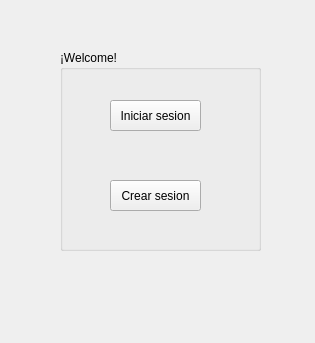
<?xml version="1.0" encoding="UTF-8"?>
<ui version="4.0">
 <class>inicio_o_crear_usr</class>
 <widget class="QWidget" name="inicio_o_crear_usr">
  <property name="geometry">
   <rect>
    <x>0</x>
    <y>0</y>
    <width>315</width>
    <height>343</height>
   </rect>
  </property>
  <property name="windowTitle">
   <string>Entrada de usuario</string>
  </property>
  <widget class="QGroupBox" name="groupBox">
   <property name="geometry">
    <rect>
     <x>60</x>
     <y>50</y>
     <width>201</width>
     <height>201</height>
    </rect>
   </property>
   <property name="tabletTracking">
    <bool>false</bool>
   </property>
   <property name="title">
    <string>¡Welcome!</string>
   </property>
   <widget class="QPushButton" name="inicio_s">
    <property name="geometry">
     <rect>
      <x>50</x>
      <y>50</y>
      <width>91</width>
      <height>31</height>
     </rect>
    </property>
    <property name="text">
     <string>Iniciar sesion</string>
    </property>
   </widget>
   <widget class="QPushButton" name="crear_s">
    <property name="geometry">
     <rect>
      <x>50</x>
      <y>130</y>
      <width>91</width>
      <height>31</height>
     </rect>
    </property>
    <property name="text">
     <string>Crear sesion</string>
    </property>
   </widget>
  </widget>
 </widget>
 <resources/>
 <connections/>
</ui>
